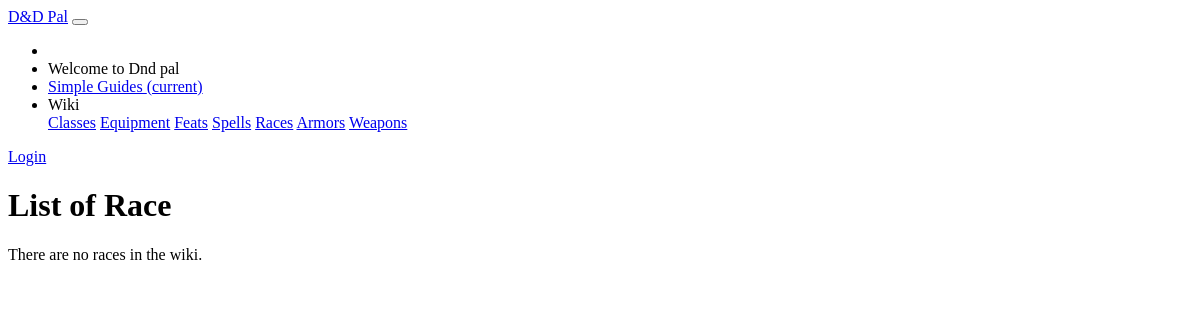
/dndpal/races/, run on an earlier commit of the app's database.
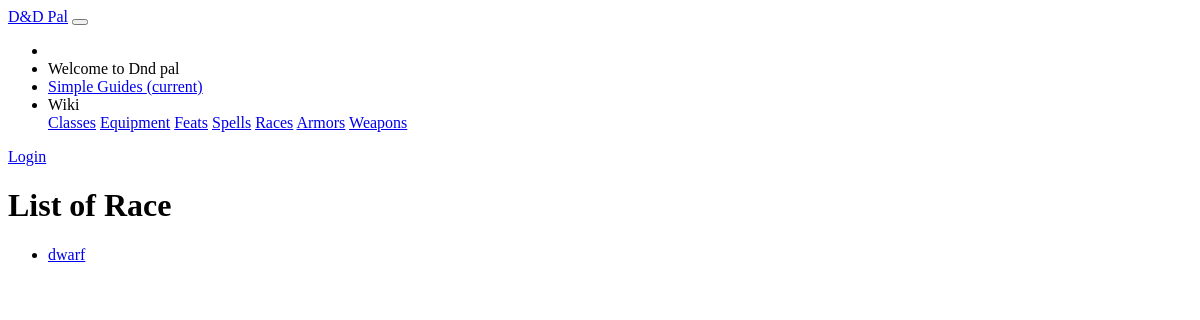
And on a later commit of the database.
### dndpal/models.py (models this page shows, shortened)
class Race(models.Model):
    name = models.CharField(default = '', primary_key = True, max_length = 100, help_text = "Enter the name of this race")
    description = models.CharField(default = '', max_length = 5000, help_text = "Enter a description of this race (backstory, beliefs, etc.)")
    speed = models.SmallIntegerField(default=0, help_text="Enter the speed for this race")
    modifiers = models.CharField(default = '', max_length = 20, help_text = "Enter the stats modifiers in JSON format. Ex: {\"str\": 2, \"dex\": 8}")
    def get_absolute_url(self):
        return reverse('race-detail', args=[str(self.name)])

### dndpal/views.py (the view)
# urls.py: path('races/', views.RaceListView.as_view(), name='races'),
class RaceListView(generic.ListView):
    model = Race

### dndpal/templates/dndpal/race_list.html
{% extends "base_generic.html" %}
{% block content %}
<main role="main" class="container">
    <div class="container card p-5" style="margin-top:10px;">
        <h1>List of Race</h1>
        {% if race_list %}
        <ul>
            {% for race in race_list %}
            <li>
                <a href="{{ race.get_absolute_url }}">{{ race.name }}</a>
            </li>
            {% endfor %}
        </ul>
        {% else %}
        <p>There are no races in the wiki.</p>
        {% endif %}
    </div>
</main>
{% endblock %}

What changed in the data, as far as the page shows it:
added Race: name "dwarf"
Also different on the page:
text no longer shown: "There are no races in the wiki."
